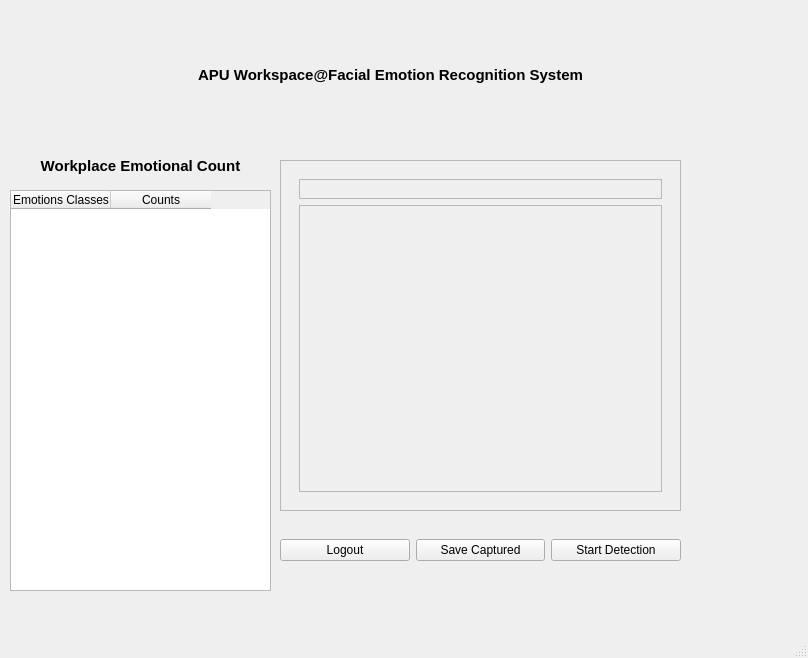
<?xml version="1.0" encoding="UTF-8"?>
<ui version="4.0">
 <class>MainWindow</class>
 <widget class="QMainWindow" name="MainWindow">
  <property name="geometry">
   <rect>
    <x>0</x>
    <y>0</y>
    <width>808</width>
    <height>658</height>
   </rect>
  </property>
  <property name="windowTitle">
   <string>MainWindow</string>
  </property>
  <widget class="QWidget" name="centralwidget">
   <widget class="QTableWidget" name="tableWidget">
    <property name="geometry">
     <rect>
      <x>10</x>
      <y>190</y>
      <width>261</width>
      <height>401</height>
     </rect>
    </property>
    <column>
     <property name="text">
      <string>Emotions Classes</string>
     </property>
    </column>
    <column>
     <property name="text">
      <string>Counts</string>
     </property>
    </column>
   </widget>
   <widget class="QWidget" name="loginWidget" native="true">
    <property name="geometry">
     <rect>
      <x>10</x>
      <y>10</y>
      <width>671</width>
      <height>131</height>
     </rect>
    </property>
    <widget class="QLabel" name="logoLabel">
     <property name="geometry">
      <rect>
       <x>20</x>
       <y>10</y>
       <width>101</width>
       <height>111</height>
      </rect>
     </property>
     <property name="styleSheet">
      <string notr="true">border-image: url(:/images/Icons/Logo-APU-200.png);
</string>
     </property>
     <property name="text">
      <string/>
     </property>
    </widget>
    <widget class="QLabel" name="titleLabel">
     <property name="geometry">
      <rect>
       <x>130</x>
       <y>20</y>
       <width>501</width>
       <height>91</height>
      </rect>
     </property>
     <property name="font">
      <font>
       <pointsize>11</pointsize>
       <weight>75</weight>
       <bold>true</bold>
      </font>
     </property>
     <property name="text">
      <string>APU Workspace@Facial Emotion Recognition System</string>
     </property>
     <property name="textFormat">
      <enum>Qt::RichText</enum>
     </property>
     <property name="alignment">
      <set>Qt::AlignCenter</set>
     </property>
    </widget>
   </widget>
   <widget class="QLabel" name="label">
    <property name="geometry">
     <rect>
      <x>10</x>
      <y>150</y>
      <width>261</width>
      <height>31</height>
     </rect>
    </property>
    <property name="font">
     <font>
      <pointsize>11</pointsize>
      <weight>75</weight>
      <bold>true</bold>
     </font>
    </property>
    <property name="text">
     <string>Workplace Emotional Count</string>
    </property>
    <property name="alignment">
     <set>Qt::AlignCenter</set>
    </property>
   </widget>
   <widget class="QFrame" name="chart_frame">
    <property name="geometry">
     <rect>
      <x>280</x>
      <y>160</y>
      <width>401</width>
      <height>351</height>
     </rect>
    </property>
    <property name="frameShape">
     <enum>QFrame::StyledPanel</enum>
    </property>
    <property name="frameShadow">
     <enum>QFrame::Raised</enum>
    </property>
    <layout class="QHBoxLayout" name="horizontalLayout_7">
     <item>
      <widget class="QStackedWidget" name="chart_widget">
       <property name="currentIndex">
        <number>0</number>
       </property>
       <widget class="QWidget" name="page">
        <layout class="QVBoxLayout" name="verticalLayout_6">
         <item alignment="Qt::AlignTop">
          <widget class="QFrame" name="defect_chart_frame">
           <property name="frameShape">
            <enum>QFrame::StyledPanel</enum>
           </property>
           <property name="frameShadow">
            <enum>QFrame::Raised</enum>
           </property>
           <layout class="QVBoxLayout" name="verticalLayout_7"/>
          </widget>
         </item>
         <item>
          <widget class="QFrame" name="chart">
           <property name="sizePolicy">
            <sizepolicy hsizetype="Preferred" vsizetype="Expanding">
             <horstretch>0</horstretch>
             <verstretch>0</verstretch>
            </sizepolicy>
           </property>
           <property name="frameShape">
            <enum>QFrame::StyledPanel</enum>
           </property>
           <property name="frameShadow">
            <enum>QFrame::Raised</enum>
           </property>
           <layout class="QGridLayout" name="gridLayout"/>
          </widget>
         </item>
        </layout>
       </widget>
      </widget>
     </item>
    </layout>
   </widget>
   <widget class="QWidget" name="horizontalLayoutWidget">
    <property name="geometry">
     <rect>
      <x>280</x>
      <y>520</y>
      <width>401</width>
      <height>61</height>
     </rect>
    </property>
    <layout class="QHBoxLayout" name="horizontalLayout">
     <item>
      <widget class="QPushButton" name="logoutButton">
       <property name="text">
        <string>Logout</string>
       </property>
      </widget>
     </item>
     <item>
      <widget class="QPushButton" name="pushButton">
       <property name="text">
        <string>Save Captured</string>
       </property>
      </widget>
     </item>
     <item>
      <widget class="QPushButton" name="detectButton">
       <property name="text">
        <string>Start Detection</string>
       </property>
      </widget>
     </item>
    </layout>
   </widget>
  </widget>
  <widget class="QStatusBar" name="statusbar"/>
 </widget>
 <resources>
  <include location="res.qrc"/>
 </resources>
 <connections/>
</ui>
